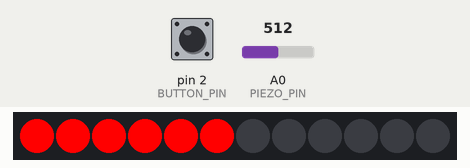
This sketch was run on a simulated Arduino Uno, built with avr-gcc and run on an emulated ATmega328P. Shown: 12 RGB LEDs in strip order, left to right. Inputs (shaded band) come from the test bench; at power-on: pin 2 (BUTTON_PIN) HIGH, A0 (PIEZO_PIN) = 512. Dim RGB values are drawn brighter than linear.

Above: at 1.2 s.
1.3 s: pin 2 (BUTTON_PIN) pulled LOW for 3.2 s
At 5.7 s:
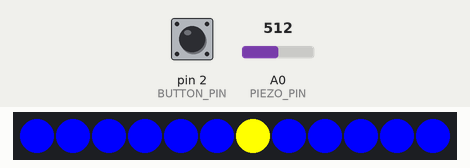
6.0 s: A0 (PIEZO_PIN) set to 1009
At 6.5 s:
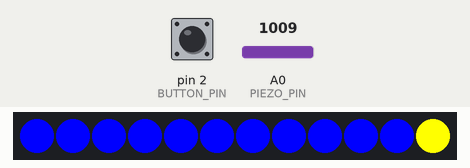
7.5 s: A0 (PIEZO_PIN) set to 1023
At 8.7 s:
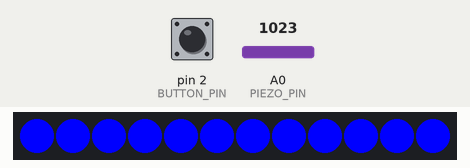
9.0 s: pin 2 (BUTTON_PIN) pulled LOW for 0.15 s
At 10.1 s:
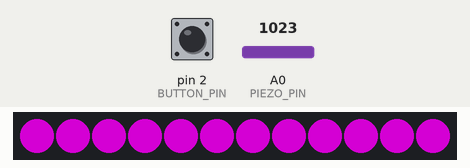
10.7 s: pin 2 (BUTTON_PIN) pulled LOW for 1 s
At 12.2 s:
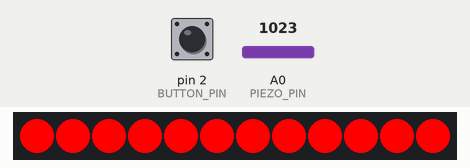
13.2 s: pin 2 (BUTTON_PIN) pulled LOW for 0.15 s
At 14.5 s:
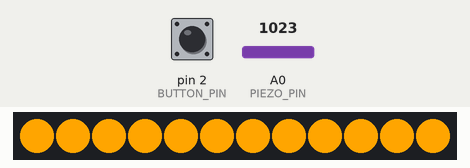
Timing chart, 0 to 15.9 s (numbered marks = the images above; inputs shaded):
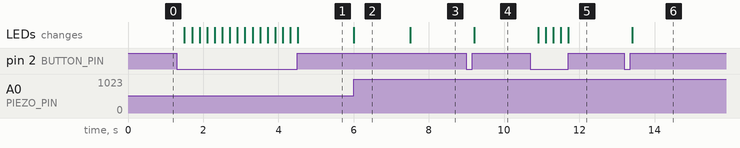

The sketch:

fretboardled2mode.ino
```cpp
#include <Adafruit_NeoPixel.h>

#define BUTTON_PIN   2
#define PIEZO_PIN    A0
#define LED_PIN      6
#define LED_COUNT    12

Adafruit_NeoPixel strip(LED_COUNT, LED_PIN, NEO_GRB + NEO_KHZ800);

int currentColor = 0;
int mode = 0;

uint32_t invertColor(uint32_t color) {
    uint8_t r = 255 - ((color >> 16) & 0xFF);
    uint8_t g = 255 - ((color >> 8) & 0xFF);
    uint8_t b = 255 - (color & 0xFF);
    return strip.Color(r, g, b);
}

void setup() {
    strip.begin();
    strip.show();
    pinMode(BUTTON_PIN, INPUT_PULLUP); // Configure the button pin as an input
}

void loop() {
    int piezoValue = analogRead(PIEZO_PIN);
    int ledLevel = map(piezoValue, 0, 1023, 0, LED_COUNT);

    // Check if the button has been pressed
    if (digitalRead(BUTTON_PIN) == LOW) {
        currentColor = (currentColor + 1) % 11; // Increment the color and wrap around at 11
        if (currentColor == 0) {
            mode = (mode + 1) % 2; // Switch mode when we cycle through all colors
        }
        delay(200); // Debounce delay
    }

    uint32_t color;

    // Set the color based on the currentColor variable
    switch (currentColor) {
        case 0: color = strip.Color(255, 0, 0); break; // Red
        case 1: color = strip.Color(255, 165, 0); break; // Orange
        case 2: color = strip.Color(255, 255, 0); break; // Yellow
        case 3: color = strip.Color(0, 255, 0); break; // Green
        case 4: color = strip.Color(0, 255, 255); break; // Cyan
        case 5: color = strip.Color(0, 0, 255); break; // Blue
        case 6: color = strip.Color(128, 0, 128); break; // Purple
        case 7: color = strip.Color(255, 0, 255); break; // Magenta
        case 8: color = strip.Color(255, 105, 180); break; // Pink
        case 9: color = strip.Color(255, 255, 255); break; // White
        case 10: color = strip.Color(0, 0, 0); break; // Off
    }

    for(int i=0; i<LED_COUNT; i++) {
        if(mode == 0) {
            if(i < ledLevel) {
                strip.setPixelColor(i, color);
            } else {
                strip.setPixelColor(i, strip.Color(0, 0, 0)); // Off
            }
        } else {
            strip.setPixelColor(i, color); // All LEDs on
            if(i == ledLevel) {
                strip.setPixelColor(i, invertColor(color)); // Volume LED in contrasting color
            }
        }
    }

    strip.show();
}
```

Measured:
- the behaviour switches between 1022 and 1023 on A0 (PIEZO_PIN) (found by bisection; images 2 and 3)
- after the input at 1.3 s, the LEDs: first change after 0.20 s (image 1 shows a later state)
- after the input at 6.0 s, the LEDs: change at once (image 2)
- after the input at 7.5 s, the LEDs: change at once (image 3)
- after the input at 9.0 s, the LEDs: change after 0.20 s (image 4)
- after the input at 10.7 s, the LEDs: first change after 0.20 s (image 5 shows a later state)
- after the input at 13.2 s, the LEDs: change after 0.20 s (image 6)
